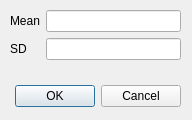
<?xml version="1.0" encoding="UTF-8"?>
<ui version="4.0">
 <class>random_freq_dialog</class>
 <widget class="QDialog" name="random_freq_dialog">
  <property name="geometry">
   <rect>
    <x>0</x>
    <y>0</y>
    <width>192</width>
    <height>120</height>
   </rect>
  </property>
  <property name="windowTitle">
   <string>Random frequency</string>
  </property>
  <widget class="QDialogButtonBox" name="buttonBox">
   <property name="geometry">
    <rect>
     <x>-160</x>
     <y>80</y>
     <width>341</width>
     <height>32</height>
    </rect>
   </property>
   <property name="orientation">
    <enum>Qt::Horizontal</enum>
   </property>
   <property name="standardButtons">
    <set>QDialogButtonBox::Cancel|QDialogButtonBox::Ok</set>
   </property>
  </widget>
  <widget class="QWidget" name="formLayoutWidget">
   <property name="geometry">
    <rect>
     <x>10</x>
     <y>10</y>
     <width>171</width>
     <height>61</height>
    </rect>
   </property>
   <layout class="QFormLayout" name="formLayout">
    <item row="0" column="0">
     <widget class="QLabel" name="label">
      <property name="text">
       <string>Mean</string>
      </property>
     </widget>
    </item>
    <item row="0" column="1">
     <widget class="QLineEdit" name="lineEdit"/>
    </item>
    <item row="1" column="0">
     <widget class="QLabel" name="label_2">
      <property name="text">
       <string>SD</string>
      </property>
     </widget>
    </item>
    <item row="1" column="1">
     <widget class="QLineEdit" name="lineEdit_2"/>
    </item>
   </layout>
  </widget>
 </widget>
 <resources/>
 <connections>
  <connection>
   <sender>buttonBox</sender>
   <signal>accepted()</signal>
   <receiver>random_freq_dialog</receiver>
   <slot>accept()</slot>
   <hints>
    <hint type="sourcelabel">
     <x>248</x>
     <y>254</y>
    </hint>
    <hint type="destinationlabel">
     <x>157</x>
     <y>274</y>
    </hint>
   </hints>
  </connection>
  <connection>
   <sender>buttonBox</sender>
   <signal>rejected()</signal>
   <receiver>random_freq_dialog</receiver>
   <slot>reject()</slot>
   <hints>
    <hint type="sourcelabel">
     <x>316</x>
     <y>260</y>
    </hint>
    <hint type="destinationlabel">
     <x>286</x>
     <y>274</y>
    </hint>
   </hints>
  </connection>
 </connections>
</ui>
